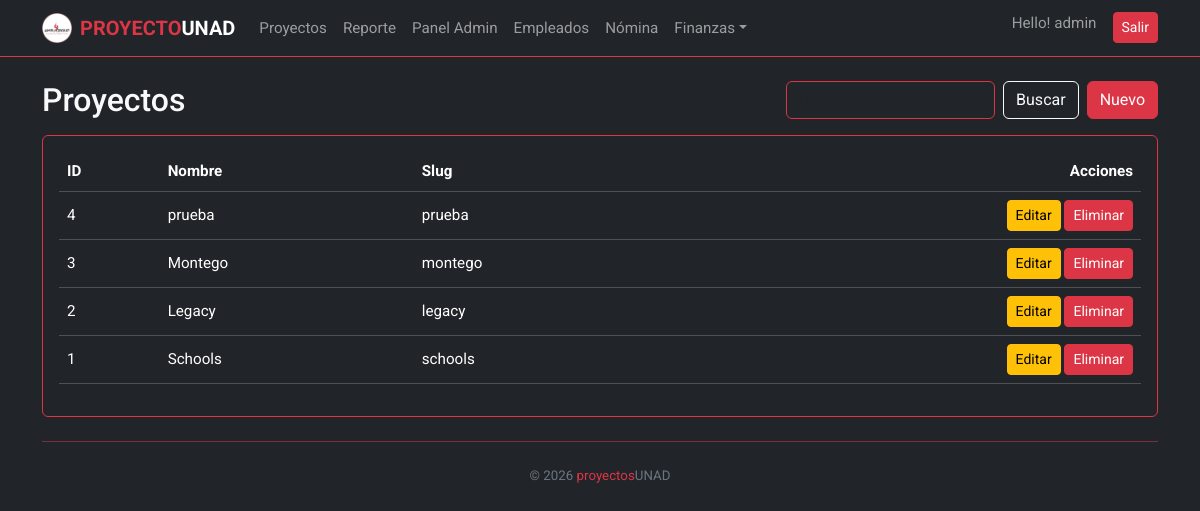
The page /backoffice/projects/ (signed in) on the database its author committed.
### attendance/models.py (models this page shows, shortened)
class Project(models.Model):
    name = models.CharField("Proyecto", max_length=120, unique=True)
    slug = models.SlugField(max_length=140, unique=True, blank=True)
    supervisors = models.ManyToManyField(User, related_name="supervised_projects", blank=True)
    employees = models.ManyToManyField("Employee", related_name="projects", blank=True)
    contract_value = models.DecimalField(
        "Valor del contrato (USD)",
        max_digits=12, decimal_places=2,
        default=Decimal("0.00"),
        validators=[MinValueValidator(Decimal("0.00"))],
    )
    qr_secret = models.CharField(max_length=64, default=secrets.token_urlsafe, editable=False)
    class Meta:
        ordering = ["name"]

### attendance/backoffice_views.py (the view)
# urls.py: path("backoffice/projects/", bo.bo_project_list, name="bo_project_list"),
@login_required
@user_passes_test(is_admin_user)
def bo_project_list(request):
    return backoffice_list(
        request,
        model=Project,
        template_name="backoffice/project_list.html",
        search_fields=["name", "slug"],
        extra_context={"title": "Proyectos"},
    )

### attendance/backoffice_views.py (called while the page is built)
def is_admin_user(user):
    return user.is_authenticated and (user.is_superuser or user.is_staff)

def backoffice_list(
    request,
    model,
    template_name,
    context_name="items",
    search_fields=None,
    extra_context=None,
):
    qs = model.objects.all().order_by("-id")
    q = request.GET.get("q", "").strip()
    if q and search_fields:
        query = Q()
        for field in search_fields:
            query |= Q(**{f"{field}__icontains": q})
        qs = qs.filter(query)
    context = {
        context_name: qs,
        "q": q,
    }
    if extra_context:
        context.update(extra_context)
    return render(request, template_name, context)

### attendance/templates/backoffice/project_list.html (shortened to what this page needs)
{% extends "attendance/base.html" %}
{% block content %}
{% include "backoffice/partials/header.html" with title="Proyectos" new_url="bo_project_create" %}
<div class="card bg-dark border-danger">
  <div class="card-body">
    <div class="table-responsive">
      <table class="table table-dark table-hover align-middle">
        <thead>
          <tr>
            <th>ID</th>
            <th>Nombre</th>
            <th>Slug</th>
            <th class="text-end">Acciones</th>
          </tr>
        </thead>
        <tbody>
          {% for item in items %}
          <tr>
            <td>{{ item.id }}</td>
            <td>{{ item.name }}</td>
            <td>{{ item.slug }}</td>
            <td class="text-end">
              <a href="{% url 'bo_project_edit' item.id %}" class="btn btn-sm btn-warning">Editar</a>
              <a href="{% url 'bo_project_delete' item.id %}" class="btn btn-sm btn-danger">Eliminar</a>
            </td>
          </tr>
          {% empty %}
          <tr><td colspan="4" class="text-center">No hay registros.</td></tr>
          {% endfor %}
        </tbody>
      </table>
    </div>
  </div>
</div>
{% endblock %}

### attendance/templates/attendance/base.html (shortened to what this page needs)
<!doctype html>
<html lang="es">
<head>
  {% load static %}
  <link href="https://cdn.jsdelivr.net/npm/bootstrap@5.3.3/dist/css/bootstrap.min.css" rel="stylesheet">
</head>
<body class="bg-dark text-light">
{% if not kiosk %}
<nav class="navbar navbar-expand-lg navbar-dark bg-dark border-bottom border-danger mb-4">
  <div class="container">
    <a class="navbar-brand fw-bold d-flex align-items-center" href="{% url 'dashboard' %}">
      <img src="{% static 'img/LOGO_PERFIL_AMBU_GROUP.png' %}" alt="AmbuGroup" class="logo-rotating">
      <span><span class="text-danger">PROYECTO</span>UNAD</span>
    </a>
    <div class="collapse navbar-collapse" id="mainNav">
      <ul class="navbar-nav me-auto mb-2 mb-lg-0">
        <li class="nav-item"><a class="nav-link" href="{% url 'dashboard' %}">Proyectos</a></li>
        <li class="nav-item"><a class="nav-link" href="{% url 'report' %}">Reporte</a></li>
        {% if request.user.is_authenticated and request.user.is_superuser %}
          <li class="nav-item"><a class="nav-link" href="{% url 'backoffice' %}">Panel Admin</a></li>
          <li class="nav-item"><a class="nav-link" href="{% url 'employee_list' %}">Empleados</a></li>
          <li class="nav-item"><a class="nav-link" href="{% url 'payroll_list' %}">Nómina</a></li>
          <li class="nav-item dropdown">
            <a class="nav-link dropdown-toggle" href="#" data-bs-toggle="dropdown" role="button">Finanzas</a>
          </li>
        {% endif %}
      </ul>
      <ul class="navbar-nav ms-auto">
        {% if request.user.is_authenticated %}
          <li class="nav-item">
            <span class="navbar-text me-3">Hello! {{ request.user.get_username }}</span>
          </li>
          <li class="nav-item">
            <form method="post" action="{% url 'logout' %}" class="d-inline">
              <button type="submit" class="btn btn-sm btn-danger">Salir</button>
            </form>
          </li>
        {% else %}
          <li class="nav-item">
            <a class="btn btn-sm btn-danger" href="{% url 'login' %}">Ingresar</a>
          </li>
        {% endif %}
      </ul>
    </div>
  </div>
</nav>
{% endif %}
<div class="container">
  {% block content %}{% endblock %}
  {% if not kiosk %}
    <hr class="border-danger opacity-50 my-4">
    <footer class="pb-3 text-center text-secondary small">
      © {{ now|default:2026}} <span class="text-danger">proyectos</span>UNAD
    </footer>
  {% endif %}
</div>
</body>
</html>

### attendance/templates/attendance/base.html (style rules this page uses)
:root { --bs-body-font-family: 'Roboto', sans-serif; --bs-body-font-size: 0.95rem; --bs-body-font-weight: 400; --bs-body-line-height: 1.5; }
body { font-family: var(--bs-body-font-family) !important; font-size: var(--bs-body-font-size) !important; font-weight: var(--bs-body-font-weight) !important; line-height: var(--bs-body-line-height) !important; }
.logo-rotating { width: 30px; height: 30px; margin-right: 8px; animation: spin 5s linear infinite; transform-style: preserve-3d; }

### rows shown on the page
Project: id "4", name "prueba", slug "prueba"
Project: id "3", name "Montego", slug "montego"
Project: id "2", name "Legacy", slug "legacy"
Project: id "1", name "Schools", slug "schools"

### other values the page prints
{{ request.user.get_username }} "admin"
{{ title }} "Proyectos"
{{ now|default:2026 }} "2026"
